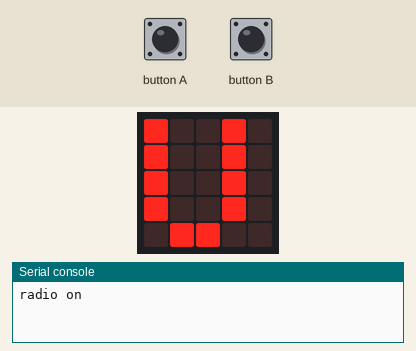
Recording of a program running on a simulated BBC micro:bit running MicroPython. Parts: the board's 5×5 LED display, the last lines printed to the serial console. The inputs (shaded band) are chosen by the test bench. No radio messages arrive unless stated (any console line starting 'radio sent:' is added by the test bench).

Above: at 1.2 s.
1.3 s: button A pressed for 0.15 s
At 1.8 s:
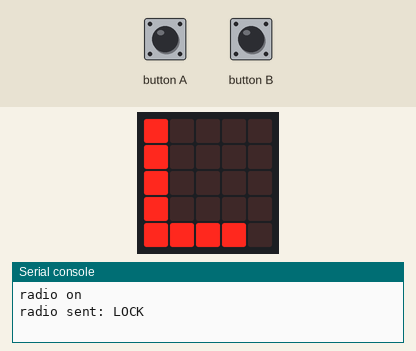
6.0 s: button A pressed for 1 s
At 6.5 s:
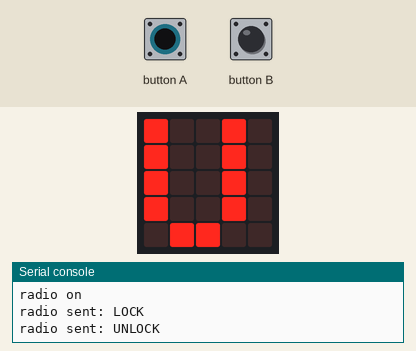
8.5 s: button A pressed for 3.2 s
At 9.7 s:
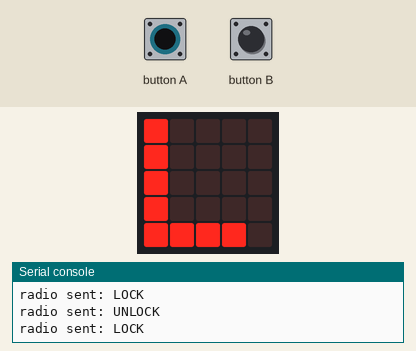
Timing chart, 0 to 11.5 s (numbered marks = the images above; inputs shaded):
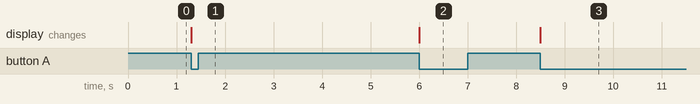

Measured:
- after the input at 1.3 s, the display: changes at once (image 1)
- after the input at 6.0 s, the display: changes at once (image 2)
- after the input at 8.5 s, the display: changes at once (image 3)

The program:

radio_listener.py
```python
from microbit import *
import radio

radio.on()
radio.config(length=100)
print('radio on')

state = 'UNLOCK'

while True:
    msg = radio.receive()
    display.show(state[0], wait=False, delay=100)

    if msg is not None:
        print(msg)
        display.show(Image.YES, wait=False, delay=100, clear=True)

    if button_a.was_pressed():
        if state == 'UNLOCK':
            state = 'LOCK'
            radio.send('LOCK')
        else:
            state = 'UNLOCK'
            radio.send('UNLOCK')

    if button_b.was_pressed():
        radio.send('RESET')
```
